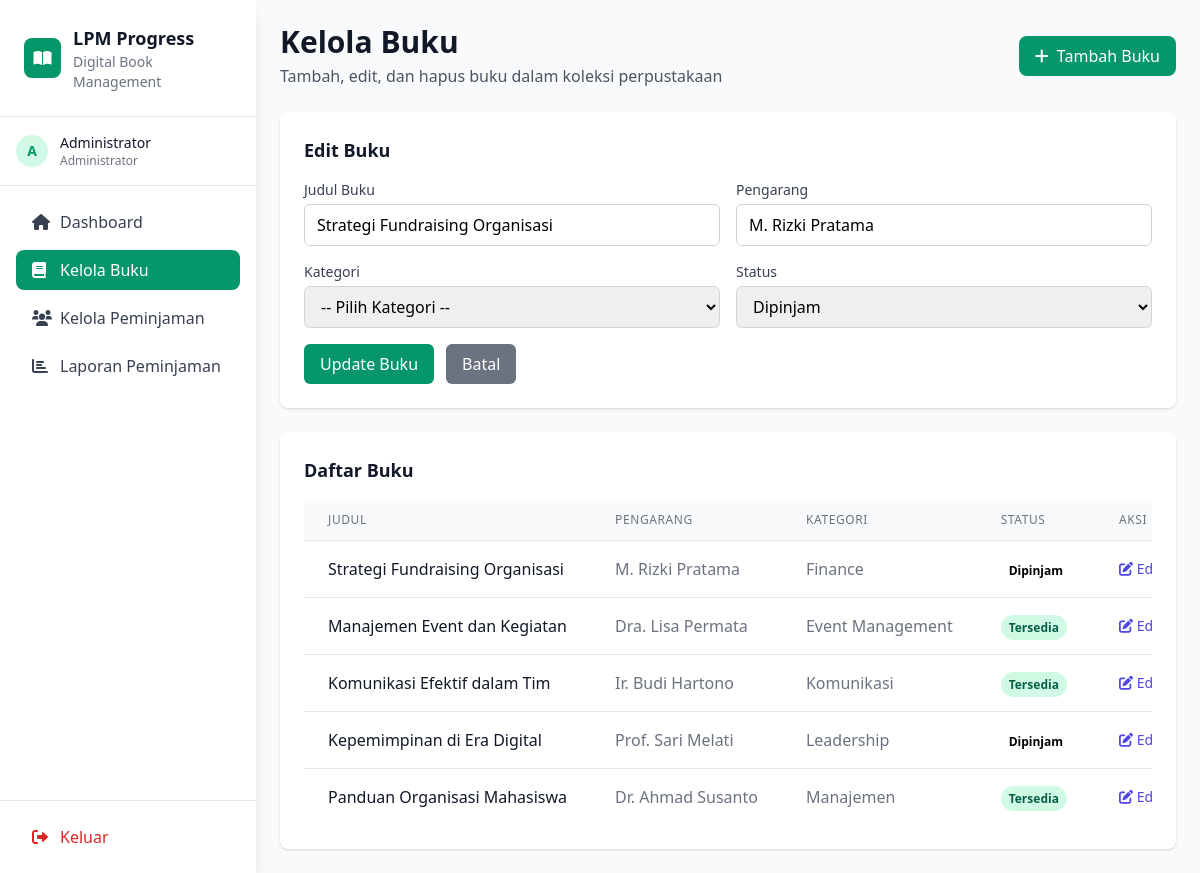
The page /pages/admin/kelola_buku.php?edit=5 (signed in) on the database its author committed.
### tables this page shows
CREATE TABLE buku (
    id_buku INT AUTO_INCREMENT PRIMARY KEY,
    judul VARCHAR(200) NOT NULL,
    pengarang VARCHAR(100) NOT NULL,
    kategori VARCHAR(50),
    status ENUM('tersedia', 'dipinjam', 'rusak') DEFAULT 'tersedia'
);

### pages/admin/kelola_buku.php (the view, shortened to what this page needs)
<?php
include '../../includes/header.php';
$database = new Database();
$db = $database->getConnection();
$query = "SELECT * FROM buku WHERE status != 'arsip' ORDER BY id_buku DESC";
$stmt = $db->prepare($query);
$stmt->execute();
$books = $stmt->fetchAll(PDO::FETCH_ASSOC);
$edit_book = null;
if (isset($_GET['edit'])) {
    $edit_id = $_GET['edit'];
    $query = "SELECT * FROM buku WHERE id_buku = :id_buku";
    $stmt = $db->prepare($query);
    $stmt->bindParam(':id_buku', $edit_id);
    $stmt->execute();
    $edit_book = $stmt->fetch(PDO::FETCH_ASSOC);
}
?>
<div class="flex h-screen bg-gray-50">
    <?php include '../../includes/sidebar.php'; ?>
    <main class="flex-1 overflow-auto">
        <div class="p-6 space-y-6">
            <div class="flex items-center justify-between">
                <div>
                    <h1 class="text-3xl font-bold text-gray-900">Kelola Buku</h1>
                    <p class="text-gray-600 mt-1">Tambah, edit, dan hapus buku dalam koleksi perpustakaan</p>
                </div>
                <button onclick="showAddForm()" class="bg-green-600 hover:bg-green-700 text-white px-4 py-2 rounded-lg">
                    <i class="fas fa-plus mr-2"></i>Tambah Buku
                </button>
            </div>
            <div id="bookForm" class="bg-white rounded-lg shadow p-6" style="display: <?php echo $edit_book ? 'block' : 'none'; ?>;">
                <h3 class="text-lg font-semibold text-gray-900 mb-4">
                    <?php echo $edit_book ? 'Edit Buku' : 'Tambah Buku Baru'; ?>
                </h3>
                <form method="POST" class="space-y-4">
                    <div class="grid grid-cols-1 md:grid-cols-2 gap-4">
                        <div>
                            <label for="judul" class="block text-sm font-medium text-gray-700 mb-1">Judul Buku</label>
                            <input type="text" id="judul" name="judul" required
                                   value="<?php echo $edit_book ? htmlspecialchars($edit_book['judul']) : ''; ?>"
                                   class="w-full px-3 py-2 border border-gray-300 rounded-md focus:outline-none focus:ring-2 focus:ring-green-500">
                        </div>
                        <div>
                            <label for="pengarang" class="block text-sm font-medium text-gray-700 mb-1">Pengarang</label>
                            <input type="text" id="pengarang" name="pengarang" required
                                   value="<?php echo $edit_book ? htmlspecialchars($edit_book['pengarang']) : ''; ?>"
                                   class="w-full px-3 py-2 border border-gray-300 rounded-md focus:outline-none focus:ring-2 focus:ring-green-500">
                        </div>
                        <div>
                            <label for="kategori" class="block text-sm font-medium text-gray-700 mb-1">Kategori</label>
<select id="kategori" name="kategori" required
        class="w-full px-3 py-2 border border-gray-300 rounded-md focus:outline-none focus:ring-2 focus:ring-green-500">
    <option value="">-- Pilih Kategori --</option>
</select>
                        </div>
                        <?php if ($edit_book): ?>
                        <div>
                            <label for="status" class="block text-sm font-medium text-gray-700 mb-1">Status</label>
                            <select id="status" name="status" required
                                    class="w-full px-3 py-2 border border-gray-300 rounded-md focus:outline-none focus:ring-2 focus:ring-green-500">
                                <option value="dipinjam" <?php echo ($edit_book['status'] == 'dipinjam') ? 'selected' : ''; ?>>Dipinjam</option>
                            </select>
                        </div>
                        <?php endif; ?>
                    </div>
                    <div class="flex space-x-3">
                        <button type="submit" class="bg-green-600 hover:bg-green-700 text-white px-4 py-2 rounded-md">
                            <?php echo $edit_book ? 'Update Buku' : 'Tambah Buku'; ?>
                        </button>
                        <button type="button" onclick="hideForm()" class="bg-gray-500 hover:bg-gray-600 text-white px-4 py-2 rounded-md">
                            Batal
                        </button>
                    </div>
                </form>
            </div>
            <div class="bg-white rounded-lg shadow">
                <div class="p-6">
                    <h3 class="text-lg font-semibold text-gray-900 mb-4">Daftar Buku</h3>
                    <div class="overflow-x-auto">
                        <table class="min-w-full divide-y divide-gray-200">
                            <thead class="bg-gray-50">
                                <tr>
                                    <th class="px-6 py-3 text-left text-xs font-medium text-gray-500 uppercase tracking-wider">Judul</th>
                                    <th class="px-6 py-3 text-left text-xs font-medium text-gray-500 uppercase tracking-wider">Pengarang</th>
                                    <th class="px-6 py-3 text-left text-xs font-medium text-gray-500 uppercase tracking-wider">Kategori</th>
                                    <th class="px-6 py-3 text-left text-xs font-medium text-gray-500 uppercase tracking-wider">Status</th>
                                    <th class="px-6 py-3 text-left text-xs font-medium text-gray-500 uppercase tracking-wider">Aksi</th>
                                </tr>
                            </thead>
                            <tbody class="bg-white divide-y divide-gray-200">
                                <?php foreach ($books as $book): ?>
                                <tr>
                                    <td class="px-6 py-4 whitespace-nowrap">
                                        <div class="font-medium text-gray-900"><?php echo htmlspecialchars($book['judul']); ?></div>
                                    </td>
                                    <td class="px-6 py-4 whitespace-nowrap text-gray-500">
                                        <?php echo htmlspecialchars($book['pengarang']); ?>
                                    </td>
                                    <td class="px-6 py-4 whitespace-nowrap text-gray-500">
                                        <?php echo htmlspecialchars($book['kategori']); ?>
                                    </td>
                                    <td class="px-6 py-4 whitespace-nowrap">
                                        <span class="px-2 py-1 text-xs font-semibold rounded-full
                                            <?php
                                            switch($book['status']) {
                                                case 'tersedia': echo 'bg-green-100 text-green-800'; break;
                                                case 'dipinjam': echo 'bg-orange-100 text-orange-800'; break;
                                            }
                                            ?>">
                                            <?php echo ucfirst($book['status']); ?>
                                        </span>
                                    </td>
                                    <td class="px-6 py-4 whitespace-nowrap text-sm font-medium">
                                        <a href="?edit=<?php echo $book['id_buku']; ?>" class="text-indigo-600 hover:text-indigo-900 mr-3">
                                            <i class="fas fa-edit"></i> Edit
                                        </a>
                                    </td>
                                </tr>
                                <?php endforeach; ?>
                            </tbody>
                        </table>
                    </div>
                </div>
            </div>
        </div>
    </main>
</div>
<?php include '../../includes/footer.php'; ?>

### rows shown on the page
buku: judul "Strategi Fundraising Organisasi", pengarang "M. Rizki Pratama", status "Dipinjam", kategori "Finance"
buku: judul "Manajemen Event dan Kegiatan", pengarang "Dra. Lisa Permata", kategori "Event Management", status "Tersedia"
buku: judul "Komunikasi Efektif dalam Tim", pengarang "Ir. Budi Hartono", kategori "Komunikasi", status "Tersedia"
buku: judul "Kepemimpinan di Era Digital", pengarang "Prof. Sari Melati", kategori "Leadership", status "Dipinjam"
buku: judul "Panduan Organisasi Mahasiswa", pengarang "Dr. Ahmad Susanto", kategori "Manajemen", status "Tersedia"

### other values the page prints
substr($_SESSION['nama'], 0, 1) "A"
$_SESSION['nama'] "Administrator"
